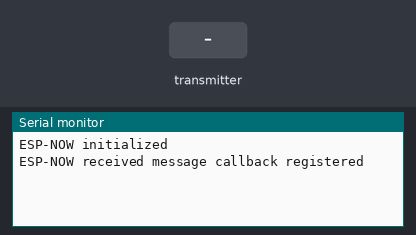
The sketch below on a simulated ESP32. Parts: the last lines printed to the serial monitor. The inputs (shaded band) are chosen by the test bench.

Above: at 3.2 s.
3.3 s: the transmitter starts sending x = 0
At 3.61 s:
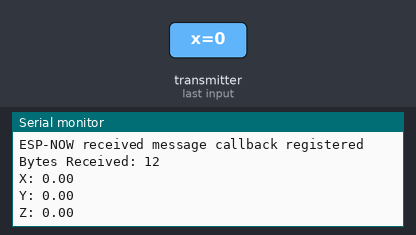
4.8 s: the transmitter starts sending y = 25
6.3 s: the transmitter starts sending z = 25
At 6.61 s:
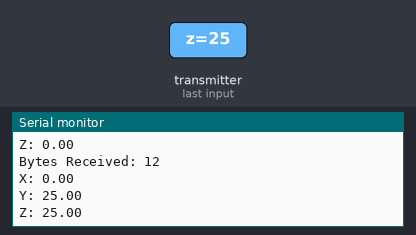
7.8 s: the transmitter starts sending x = 25
9.3 s: the transmitter starts sending y = 50
10.8 s: the transmitter starts sending z = 50
At 11.11 s:
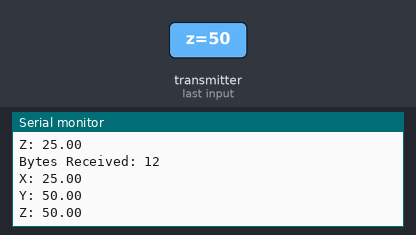
Timing chart, 0 to 13.3 s (numbered marks = the images above; inputs shaded):
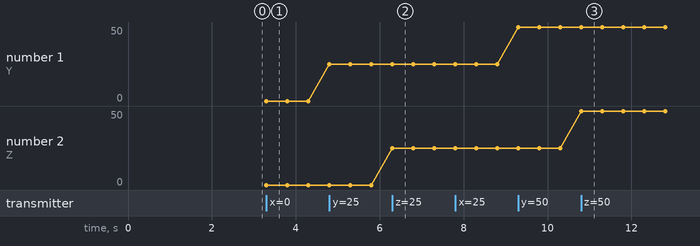

Measured:
- after the input at 3.3 s, the serial monitor: prints a new line at once (image 1)
- after the input at 6.3 s, the serial monitor: prints a new line at once (image 2)
- after the input at 10.8 s, the serial monitor: prints a new line at once (image 3)
- plotted number 1: 0 → 25 after the input at 4.8 s, 25 → 50 after the input at 9.3 s

The sketch:

receiver.ino
```cpp
#include <WiFi.h>
#include <esp_now.h>

// this should be the sender mac address
uint8_t broadcastAddress[] = { 0x98, 0x3d, 0xae, 0xaa, 0x0b, 0xfc };

typedef struct messageStruct {
  float x;
  float y;
  float z;
} message_t;

message_t myData;

void OnDataReceive(const uint8_t *mac, const uint8_t *incomingData, int len){
  memcpy(&myData, incomingData, sizeof(myData));
  Serial.print("Bytes Received: ");
  Serial.println(len);
  Serial.print("X: ");
  Serial.println(myData.x);
  Serial.print("Y: ");
  Serial.println(myData.y);
  Serial.print("Z: ");
  Serial.println(myData.z);
  Serial.println();
}

void setup() {
  // put your setup code here, to run once:
  Serial.begin(115200);
  delay(2000);
  WiFi.mode(WIFI_MODE_STA);

  if( esp_now_init() != ESP_OK ){
    Serial.println("Error initializing ESP-NOW");
    return;
  }
  Serial.println("ESP-NOW initialized");

  // esp_now callback function to process message
  esp_now_register_recv_cb((esp_now_recv_cb_t) OnDataReceive);
  Serial.println("ESP-NOW received message callback registered");
}

void loop() {
  // put your main code here, to run repeatedly:
}
```
